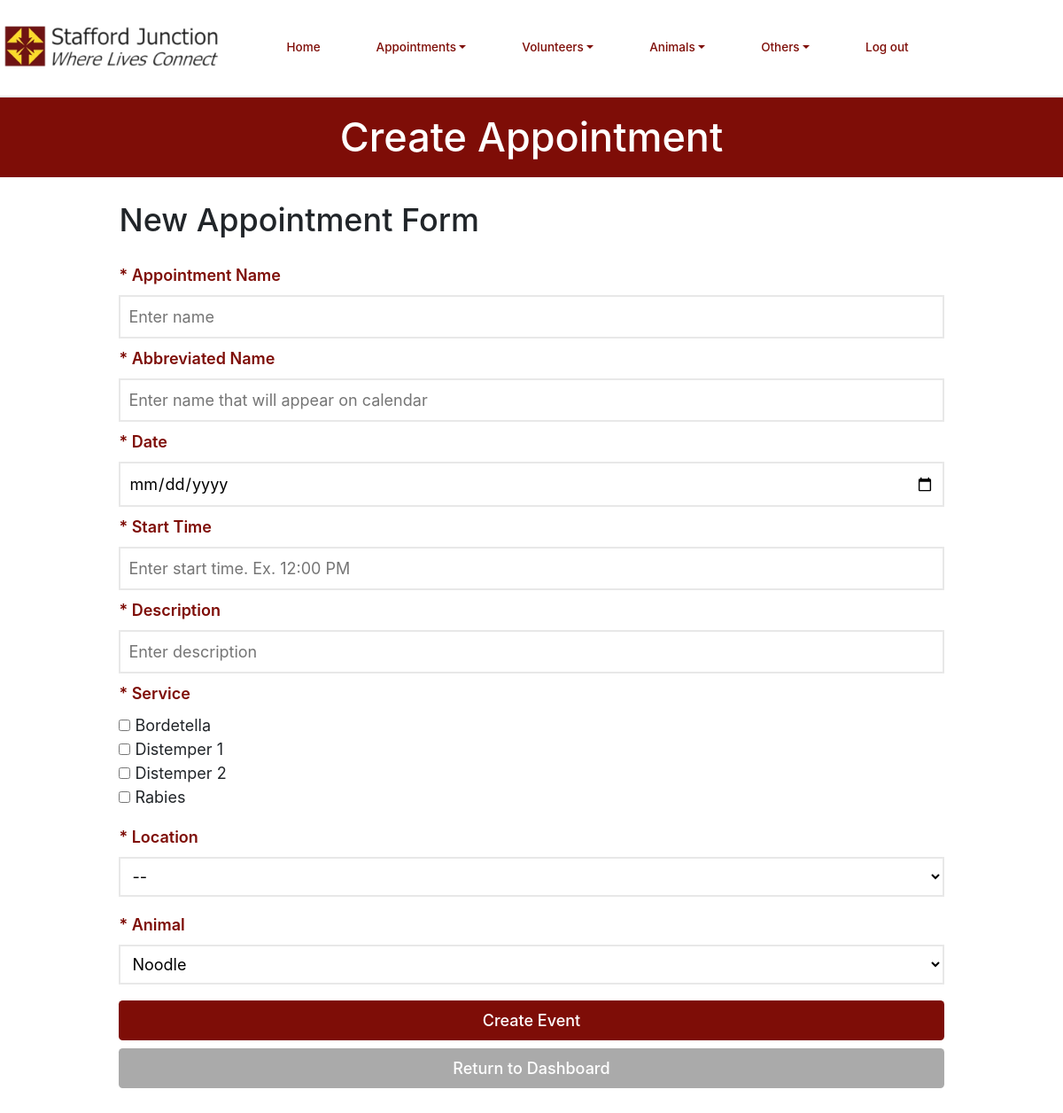
The page /addEvent.php (signed in) on the database as committed earlier.
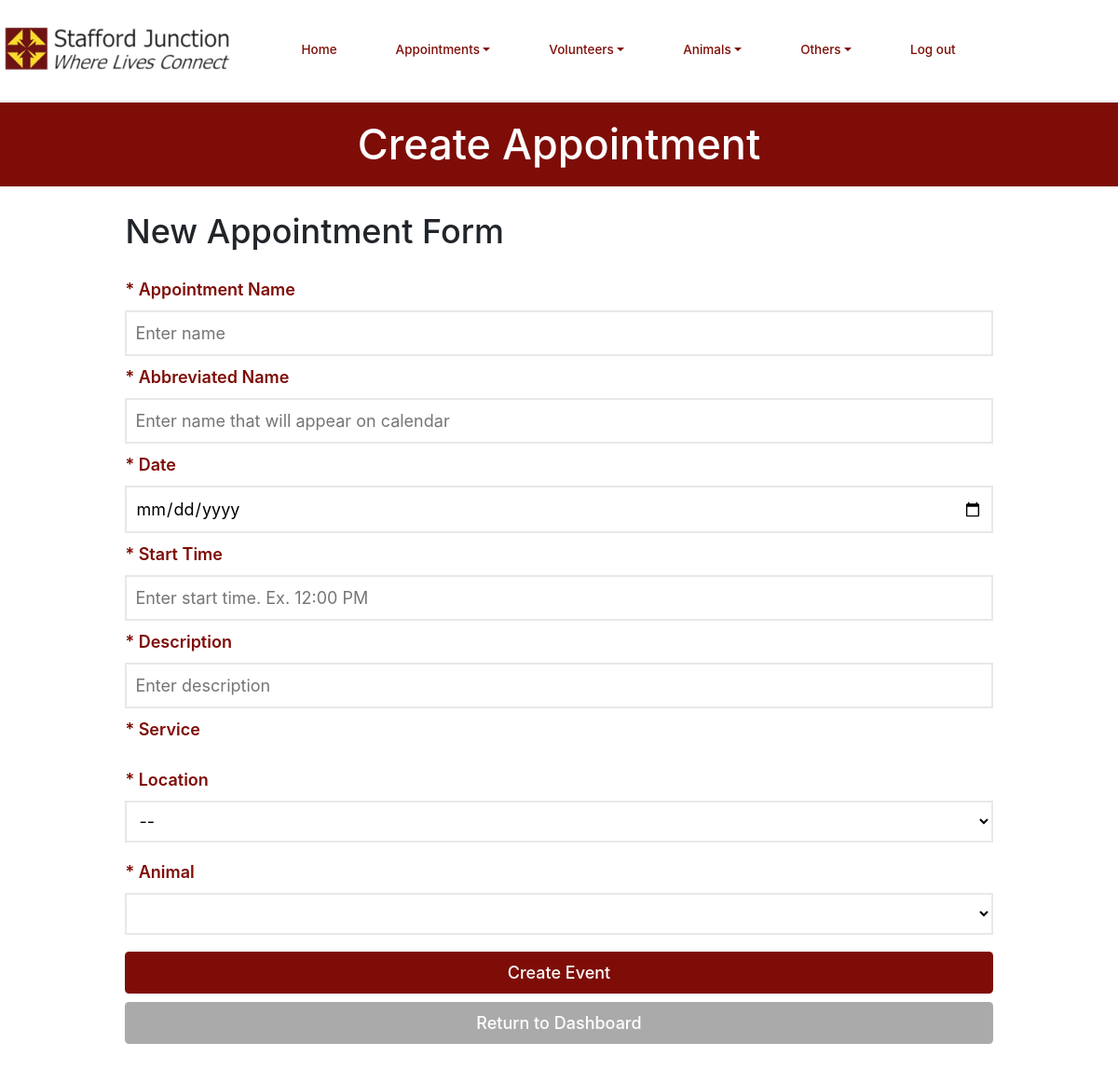
The same page on the database as committed later.
### tables this page shows
CREATE TABLE `dbServices` (
  `id` int(11) NOT NULL,
  `name` varchar(256) NOT NULL,
  `type` varchar(256) NOT NULL,
  `duration_years` int(11) NOT NULL
);

### addEvent.php (the view, shortened to what this page needs)
<?php
    $date = null;
    $con=connect();
    $sql = "SELECT * FROM `dbAnimals`";
    $all_animals = mysqli_query($con,$sql);
    $sql = "SELECT * FROM `dbServices`";
    $all_services = mysqli_query($con,$sql);
?>
<!DOCTYPE html>
<html>
    <head>
        <?php require_once('universal.inc') ?>
    </head>
    <body>
        <?php require_once('header.php') ?>
        <h1>Create Appointment</h1>
        <main class="date">
            <h2>New Appointment Form</h2>
            <form id="new-event-form" method="post">
                <label for="name">* Appointment Name </label>
                <input type="text" id="name" name="name" required placeholder="Enter name">
                <label for="name">* Abbreviated Name</label>
                <input type="text" id="abbrev-name" name="abbrev-name" maxlength="11" required placeholder="Enter name that will appear on calendar">
                <label for="name">* Date </label>
                <input type="date" id="date" name="date" <?php if ($date) echo 'value="' . $date . '"'; ?> min="<?php echo date('Y-m-d'); ?>" required>
                <label for="name">* Start Time </label>
                <input type="text" id="start-time" name="start-time" pattern="([1-9]|10|11|12):[0-5][0-9] ?([aApP][mM])" required placeholder="Enter start time. Ex. 12:00 PM">
                <label for="name">* Description </label>
                <input type="text" id="description" name="description" required placeholder="Enter description">
                <fieldset>
                    <label for="name">* Service </label>
                    <?php
                        echo '<ul>';
                        while ($service = mysqli_fetch_array(
                                $all_services, MYSQLI_ASSOC)):;
                            echo '<li><input class="checkboxes" type="checkbox" name="service[]" value="' . $service['id'] . '" required/> ' . $service['name'] . '</li>';
                        endwhile;
                        echo '</ul>';
                    ?>
                </fieldset>
                <label for="name">* Location </label>
                <select for="name" id="location" name="location" required>
                    <option value="">--</option>
                </select><p></p>
                <label for="name">* Animal</label>
                <select for="name" id="animal" name="animal" required>
                    <?php
                        while ($animal = mysqli_fetch_array(
                                $all_animals, MYSQLI_ASSOC)):;
                    ?>
                    <option value="<?php echo $animal['id'];?>">
                        <?php echo $animal['name'];?>
                    </option>
                    <?php
                        endwhile;
                    ?>
                </select><br/>
                <input type="submit" value="Create Event">
            </form>
                <?php if ($date): ?>
                    <a class="button cancel" href="calendar.php?month=<?php echo substr($date, 0, 7) ?>" style="margin-top: -.5rem">Return to Calendar</a>
                <?php else: ?>
                    <a class="button cancel" href="index.php" style="margin-top: -.5rem">Return to Dashboard</a>
                <?php endif ?>
        </main>
    </body>
</html>

Rows that differ between the two databases and show on the page:
removed dbservices: name "Bordetella"
removed dbservices: name "Distemper 1"
removed dbservices: name "Distemper 2"
removed dbservices: name "Rabies"
Other text that changed with them:
form field animal: "Noodle" → (not shown)
